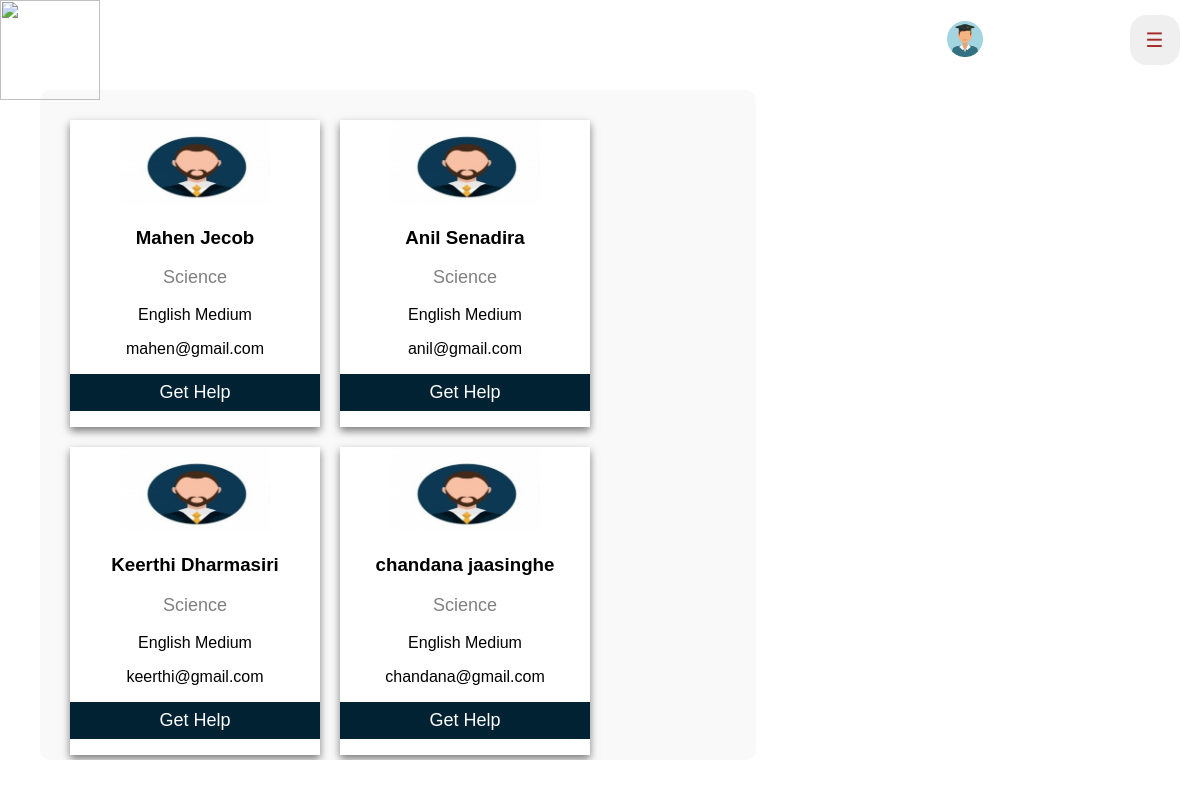
Page /htdocs/ISKOLE/Student/GetHelp/gethelp.php on the committed database.
### tables this page shows
CREATE TABLE `teacher` (
  `teacher_id` int(11) NOT NULL,
  `first_name` varchar(20) NOT NULL,
  `last_name` varchar(50) NOT NULL,
  `subject` varchar(20) NOT NULL,
  `medium` varchar(10) NOT NULL,
  `email` varchar(50) NOT NULL,
  `password` varchar(50) NOT NULL,
  `status` tinyint(1) NOT NULL DEFAULT 1,
  `availability` tinyint(1) NOT NULL DEFAULT 0
);

### htdocs/ISKOLE/Student/GetHelp/gethelp.php (the view, shortened to what this page needs)
<?php session_start();;
      include '../../connection.php';
?>
<!DOCTYPE html>
<html>
    <head>
        <link href="gethelp.css?v=<?php echo time()?>" rel="stylesheet" type="text/css">
        </head>
        <body>
          <nav class="navigation-bar">
            <img class="logo" src="logo.PNG" width="100" height="100">
            <a><button class="openbtn" onclick="openNav()">&#9776;</button></a>
            <a href="../../Profile/StuProfile.php">            <button class="name-button">
              <img class="avatar" src="../avatar.png">
              <div class="name-tag"><?php echo $_SESSION['fname']." ".$_SESSION['lname']; ?>
              <br>
              ?></div>
          </button></a>
        </nav>
    <div class="thread-container">
      <?php
        $dbQuery = "SELECT * FROM teacher";
        $result = mysqli_query($con, $dbQuery);
        if(!$result)
        {
         echo 'Could not load the data from database! ';
        }
        else
        {
         if(mysqli_num_rows($result) == 0)
         {
             echo 'No teachers in database yet.';
         }
         else
         {
             while($row = mysqli_fetch_assoc($result))
             {
                echo'
                   <div class="card">
                   <img src="teacher1.jpg" style="width: 60%">
                   <h3>'.$row['first_name'].' '.$row['last_name'].'</h3>
                   <p class="title">Science</p>
                   <p>English Medium</p>
                   <p>'.$row['email'].'</p>
                 <p><button id="button1" >Get Help</button></p>
             </div>';
            }
            }
          }
      ?>
      </div>
    </body>
</html>

### htdocs/ISKOLE/Student/GetHelp/gethelp.css (style rules this page uses)
body { margin: 0; padding: 0; background:url(gethelp.JPG) no-repeat; background-size: cover; height: 100vh; font-family: 'Arial'; }
.navigation-bar { width: 100%; height: 90px; background-color: rgba(0, 159, 174, 0.001); }
.navigation-bar > a { float: right; vertical-align: center; margin-right: 20px; height: 80px; line-height: 80px; overflow: hidden; }
.name-button { float: right; width: auto; height: 50px; border-radius: 30px; border-color: transparent; text-align: center; background-color: white; display: flex; padding: 5px 10px 5px 10px; margin-top: 14px; margin-right: 100px; cursor: pointer; }
.avatar { float: right; width: 36px; height: auto; }
.name-tag { width: auto; height: auto; border-radius:30px; border-color: transparent; font-size: 14px; color: rgb(13, 42, 102); font-family: 'Lucida Sans', 'Lucida Sans Regular', 'Lucida Grande', 'Lucida Sans Unicode', Geneva, Verdana, sans-serif; text-align: center; padding: 0 0 0 5px; margin-left: 5px; margin-right: 5px; margin-bottom: 5px; }
.openbtn { width: 50px; height: 50px; border: none; border-radius: 17px; padding-right: 7px; color: brown; font-size: 20px; transition-duration: 0.4s; }
.card { background: white; box-shadow: 0 4px 8px 0 rgba(0, 0, 0, 0.5); width: 250px; margin: 10px; text-align: center; position:static; box-sizing: border-box; }
.title { color: grey; font-size: 18px; }
#button1 { border: none; outline: 0; display: inline-block; padding: 8px; color: white; background-color: #002233; text-align: center; cursor: pointer; width: 100%; font-size: 18px; transition-duration: 0.4s; }
a { text-decoration: none; font-size: 22px; color: black; }
.thread-container { width:58%; height:650px; left: 5%; background-color: rgba(245, 245, 245, 0.61); margin-left:40px; padding-top: 20px; padding-left: 20px; display:flex; flex-wrap: wrap; flex: 0 0 19%; border-radius: 10px; align-items: center; overflow: scroll; }

### rows in the picture
teacher: first_name "Mahen", last_name "Jecob", email "mahen@gmail.com"
teacher: first_name "Anil", last_name "Senadira", email "anil@gmail.com"
teacher: first_name "Keerthi", last_name "Dharmasiri", email "keerthi@gmail.com"
teacher: first_name "chandana", last_name "jaasinghe", email "chandana@gmail.com"
